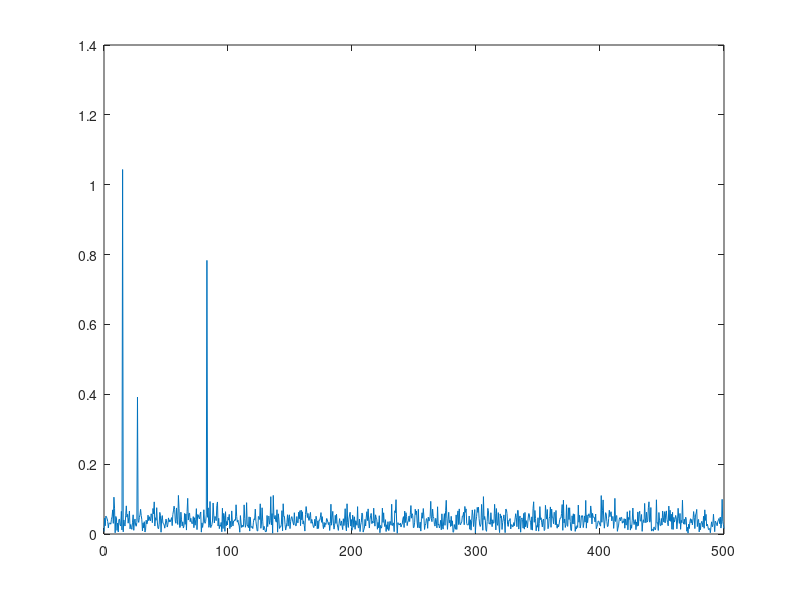
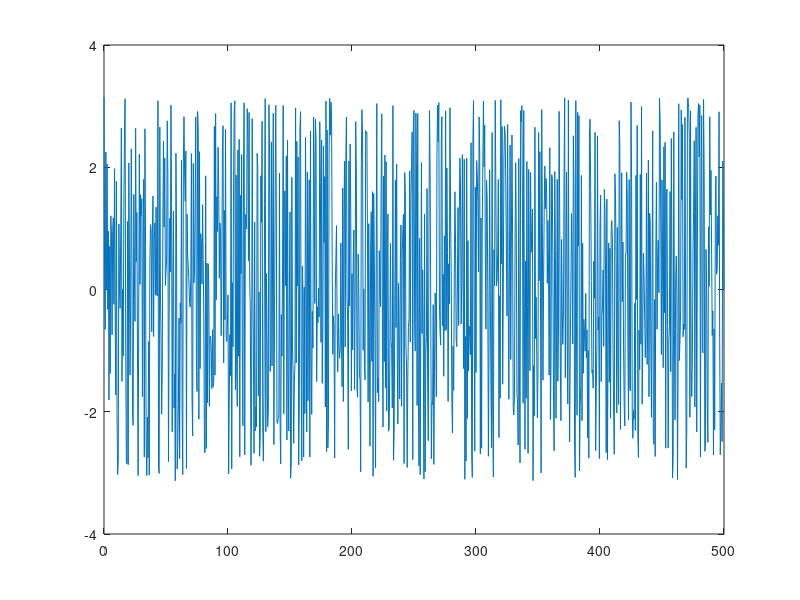

MATLAB code for these plots, in order: (Note: this script raises an error after producing the figures.)
function [v, i, ff, ph] = tmp()

    % Wywolanie
    %       [v, i, ff, ph] = l1()

    % Parametry systemu
    Fs = 1000;     % Częstotliwość próbkowania [Hz]
    T = 1/Fs;      % Okres próbkowania [s]
    L = 2000;      % Długość sygnału (liczba próbek)
    t = (0:L-1)*T; % Podstawa czasu
    
    % Przygotowanie sygnału
    N = 3;               % Liczba sinusoid w mieszaninie
    A = [1.0   0.4  0.8] % Amplitudy kolejnych sinusoid
    B = [ 15    27   83] % Częstotliwości kolejnych sygnałów [Hz]
    C = [  0 -pi/3 pi/7] % Przesunięcia fazowe kolejnych sygnałów
    
    
    x = zeros(size(t));
    for i = 1:N
      x = x + A(i) * cos(2 * pi * B(i) * t + C(i));
    end
    x = x + 1*randn(size(x));

    Y = fft(x);     % transformata Fouriera

    A = abs(Y);     % amplituda sygnału
    A = A/L;        % normalizacja amplitudy

    A = A(1:L/2+1); % wycięcie istotnej części spektrum
    A(2:end-1) = 2*A(2:end-1);
    
    F = angle(Y);   % faza sygnału
    F = F(1:L/2+1); % wycięcie istotnej części spektrum

    f_step = Fs/L;     % zmiana częstotliwości
    f = 0:f_step:Fs/2; % oś częstotliwości do wykresu
    
    figure;
    plot(f, A);        % wykres amplitudowy
    figure;
    plot(f, F);        % wykres fazowy

    [v, i] = maxk(A,3);

    ff = f(i);
    ph = F(i);



end